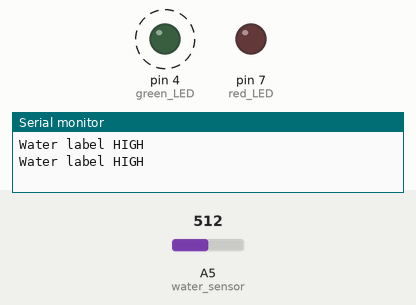
Bench run of a sketch on a simulated Arduino Uno, built with avr-gcc and run on an emulated ATmega328P. Shown: output pins drawn as LEDs (lit = HIGH), the last lines printed to the serial monitor. Dashed ring = blinking. The test bench sets the inputs (shaded band); at power-on: A5 (water_sensor) = 512.

Above: at 2.3 s.
2.4 s: A5 (water_sensor) set to 491
At 2.9 s:
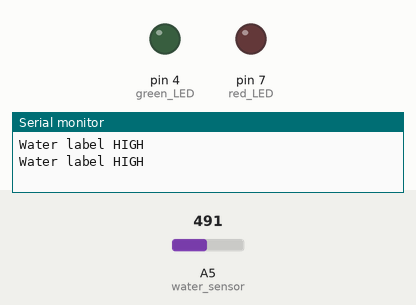
4.5 s: A5 (water_sensor) set to 164
6.6 s: A5 (water_sensor) set to 141
At 7.8 s:
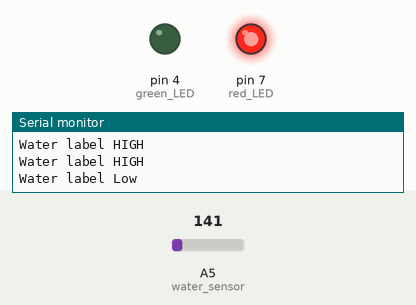
11.6 s: A5 (water_sensor) set to 160
At 12.8 s:
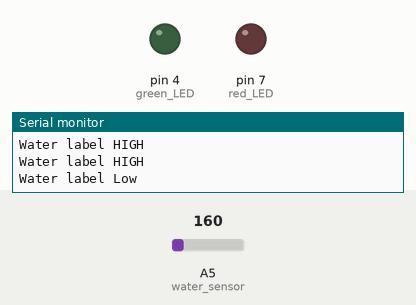
13.7 s: A5 (water_sensor) set to 140
At 14.4 s:
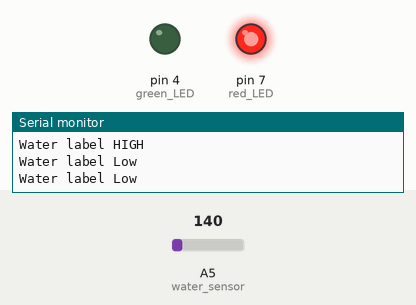
Timing chart, 0 to 19.7 s (numbered marks = the images above; inputs shaded):
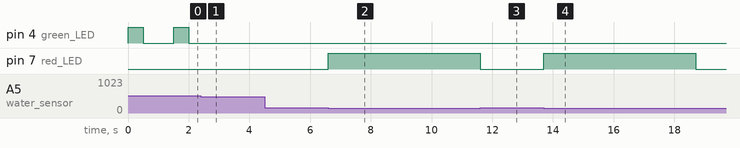

Measured:
- the behaviour switches between 501 and 500 on A5 (water_sensor) (found by bisection; images 0 and 1)
- the behaviour switches between 150 and 149 on A5 (water_sensor) (found by bisection; images 1 and 2)
- after the input at 2.4 s, pin 4 (green_LED): stays LOW (without the input it goes to HIGH after 0.60 s)
- after the input at 4.5 s, every drawn part: stays the same
- after the input at 6.6 s, pin 7 (red_LED): LOW → HIGH at once
- after the input at 11.6 s, pin 7 (red_LED): goes on until 11.6 s, then stays LOW
- after the input at 13.7 s, pin 7 (red_LED): LOW → HIGH at once, → LOW 5.0 s later
- by itself, pin 4 (green_LED): alternates HIGH for 0.50 s and LOW for 1.0 s

The sketch:

water_sensor_value_read.ino
```cpp
int green_LED=4;
int red_LED=7;
int water_sensor=A5;
int water_value=0;


void setup() {
  // put your setup code here, to run once:
  Serial.begin(9600);
  pinMode(green_LED,OUTPUT);
  pinMode(red_LED,OUTPUT);
  pinMode(water_sensor,INPUT);

}

void loop() {

  // put your main code here, to run repeatedly:
 water_value=analogRead(water_sensor);

 if(water_value<150){

    Serial.println("Water label Low");
    digitalWrite(red_LED,HIGH);
    delay(5000);
    digitalWrite(red_LED,LOW);
    delay(1000);
  }
  if(water_value>500){

    Serial.println("Water label HIGH");
    digitalWrite(green_LED,HIGH);
    delay(500);
    digitalWrite(green_LED,LOW);
    delay(1000);

   }


}
```
